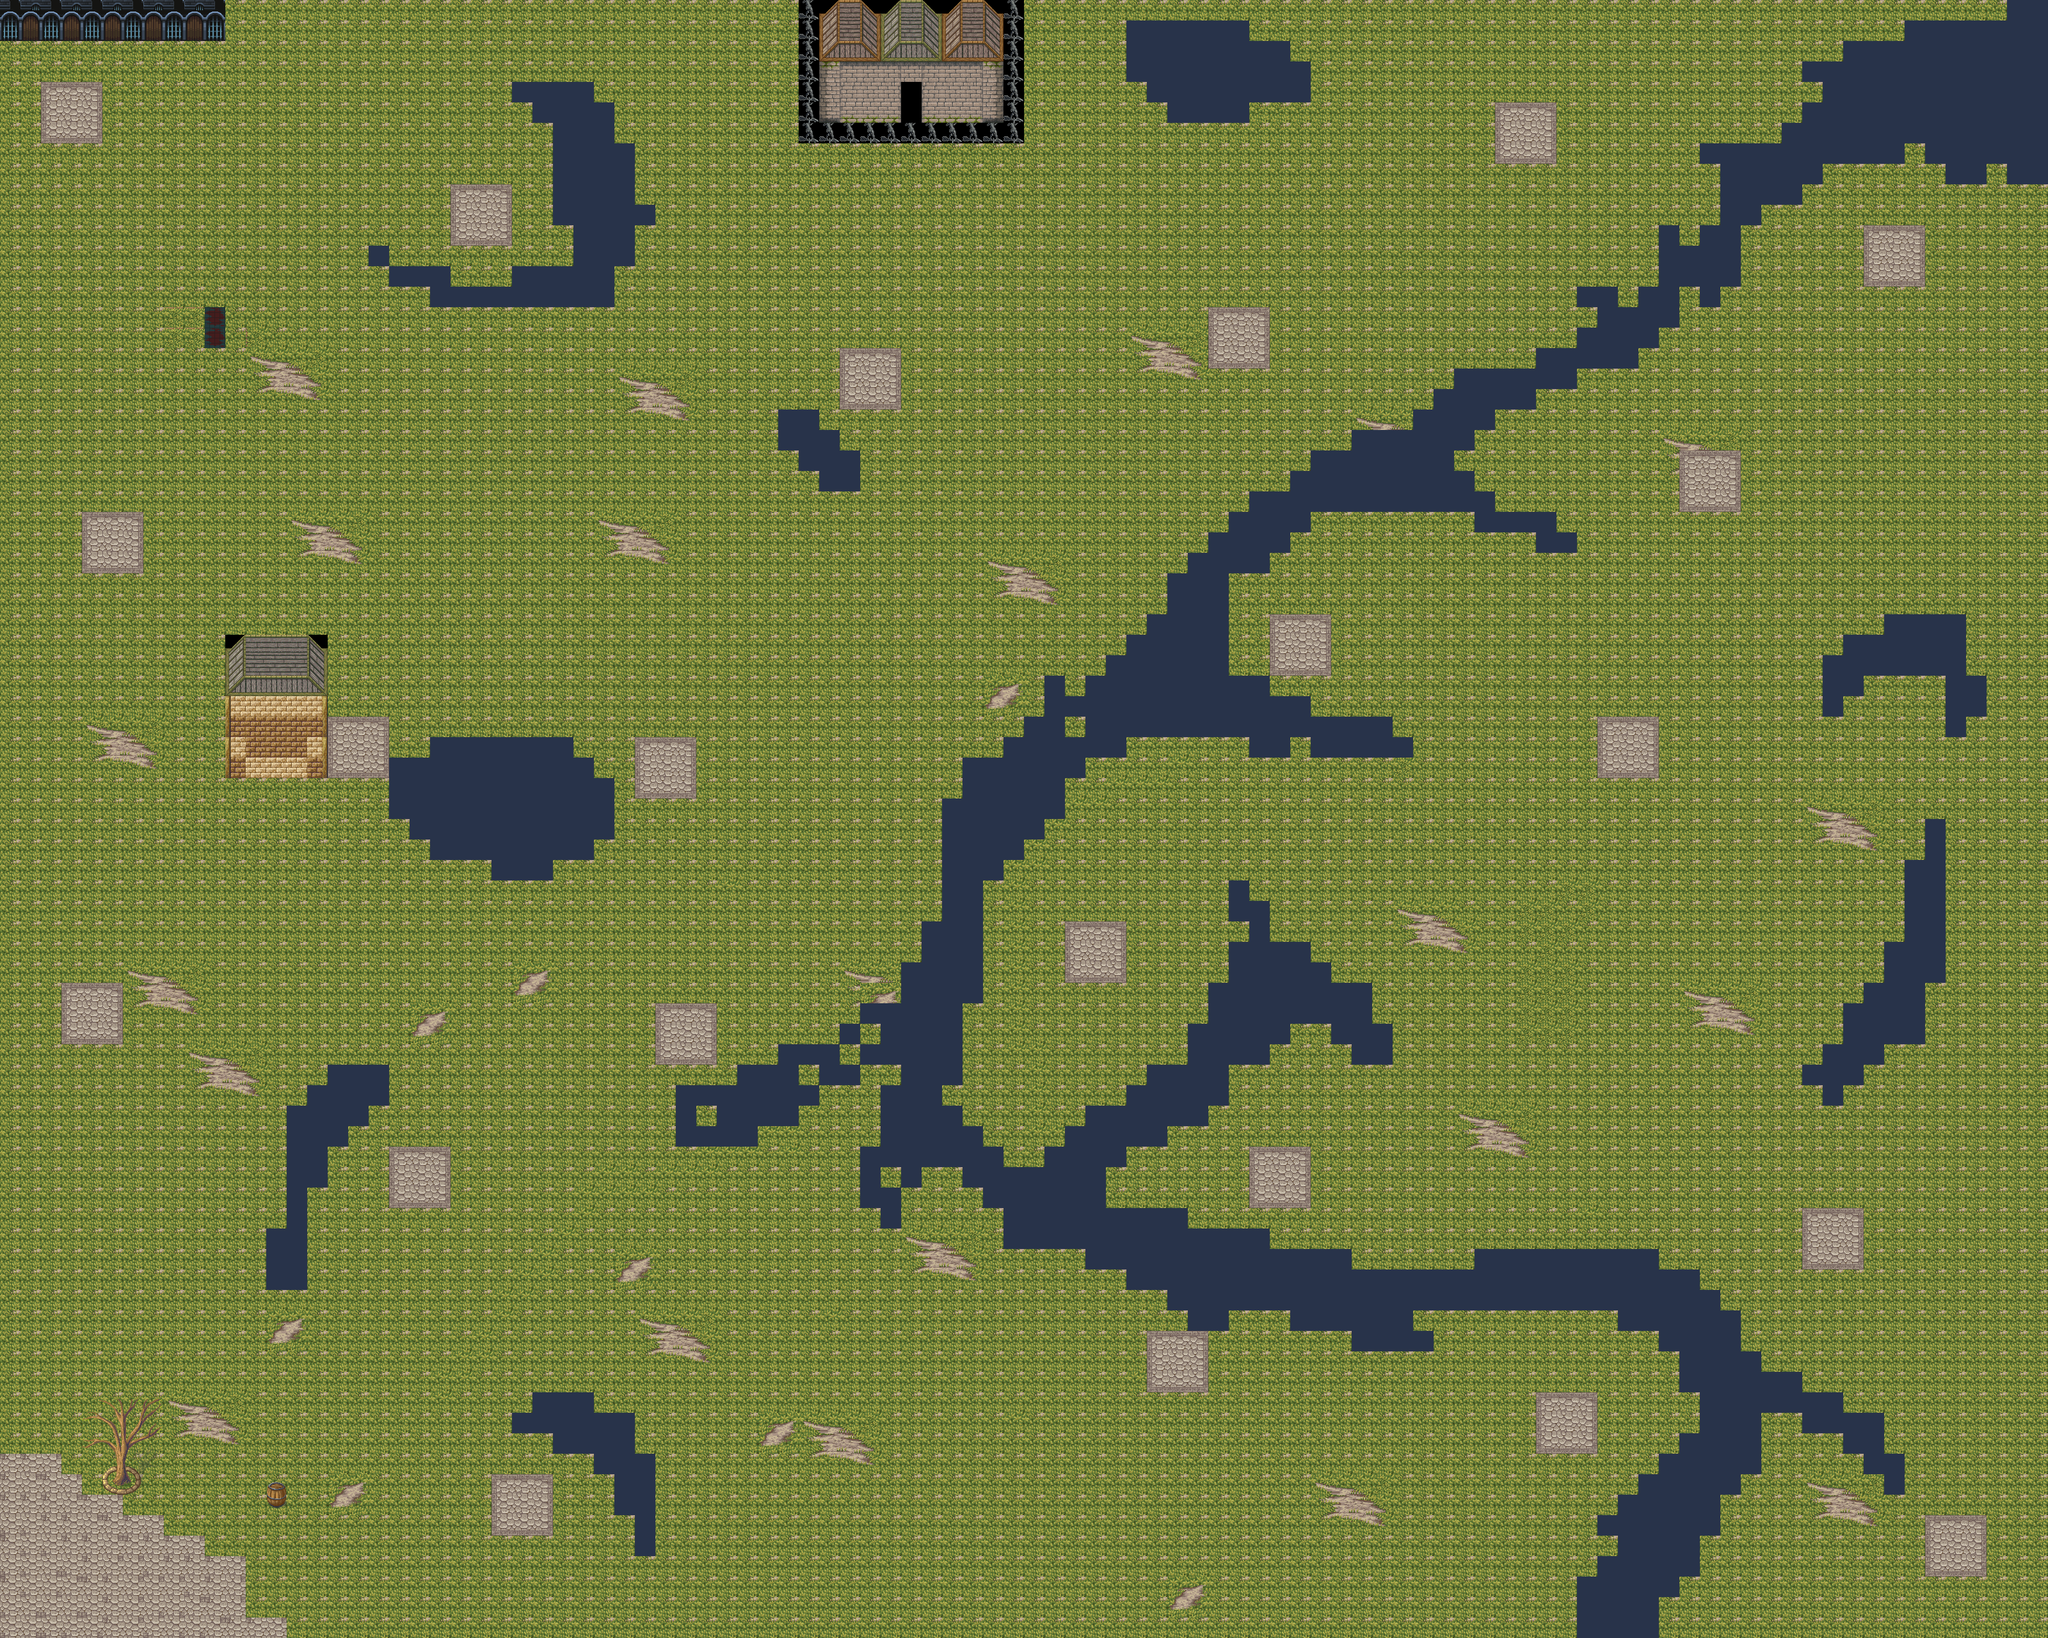

Tiled map render using the project's own tile images. Description and the map definition, with tile-layer contents summarised, below:
An orthogonal 100x80 tile map with 32x32 px tiles, 3 tile layers (ground, test, pers), 12 tilesets and 301 objects (testObject, task22, task21, task20, task19, ...).

<map version="1.10" tiledversion="1.10.2" orientation="orthogonal" renderorder="right-down" width="100" height="80" tilewidth="32" tileheight="32" infinite="0" nextlayerid="10" nextobjectid="400">
 <tileset firstgid="1" source="magecity.tsx" />
 <tileset firstgid="361" source="person.tsx" />
 <tileset firstgid="362" source="tree.tsx" />
 <tileset firstgid="363" source="longchair.tsx" />
 <tileset firstgid="364" source="leaf.tsx" />
 <tileset firstgid="365" source="bottle.tsx" />
 <tileset firstgid="366" source="grave.tsx" />
 <tileset firstgid="367" source="Tiles.tsx" />
 <tileset firstgid="511" source="grass.tsx" />
 <tileset firstgid="513" source="Tileset-Terrain2.tsx" />
 <tileset firstgid="1017" source="Line 2.tsx" />
 <tileset firstgid="1018" source="line 3.tsx" />
 <layer id="1" name="ground" width="100" height="80">
  <data>[8000 cells, 8000 non-empty, 76 distinct tile ids]</data>
 </layer>
 <layer id="8" name="test" width="100" height="80">
  <data>[8000 cells, 3 non-empty, 3 distinct tile ids]</data>
 </layer>
 <objectgroup id="9" name="testObjects">
  <object id="389" name="testObject" x="-2.13163e-14" y="2399" width="125.333" height="160.667">
   <properties>
    <property name="blocked" value="true" />
   </properties>
  </object>
 </objectgroup>
 <objectgroup id="6" name="taskPoints">
  <object id="55" name="task22" x="64.25" y="128" width="94.5" height="95" />
  <object id="56" name="task21" x="705.75" y="292.833" width="94.5" height="95" />
  <object id="57" name="task20" x="1891.75" y="478.5" width="94.5" height="95" />
  <object id="58" name="task19" x="1311.75" y="542.5" width="94.5" height="95" />
  <object id="59" name="task18" x="1984.75" y="960.5" width="94.5" height="95" />
  <object id="60" name="task17" x="1951.75" y="1792.5" width="94.5" height="95" />
  <object id="61" name="task16" x="1665.75" y="1438.5" width="94.5" height="95" />
  <object id="62" name="task15" x="1024.75" y="1567.5" width="94.5" height="95" />
  <object id="63" name="task14" x="768.75" y="2303.5" width="94.5" height="95" />
  <object id="64" name="task13" x="512.75" y="1118.5" width="94.5" height="95" />
  <object id="65" name="task12" x="95.75" y="1534.5" width="94.5" height="95" />
  <object id="66" name="task11" x="128.75" y="800.5" width="94.5" height="95" />
  <object id="67" name="task10" x="990.083" y="1151.17" width="94.5" height="95" />
  <object id="68" name="task9" x="607.417" y="1792.5" width="94.5" height="95" />
  <object id="69" name="task1" x="1792.25" y="2079.5" width="94.5" height="95" />
  <object id="72" name="task8" x="2814.75" y="1889.17" width="94.5" height="95" />
  <object id="73" name="task7" x="3009.42" y="2370.5" width="94.5" height="95" />
  <object id="74" name="task6" x="2401.42" y="2175.83" width="94.5" height="95" />
  <object id="75" name="task5" x="2494.75" y="1119.17" width="94.5" height="95" />
  <object id="76" name="task4" x="2625.42" y="704.5" width="94.5" height="95" />
  <object id="77" name="task3" x="2338.08" y="161.833" width="94.5" height="95" />
  <object id="78" name="task2" x="2913.42" y="351.167" width="94.5" height="95" />
  <object id="399" name="text" x="593.5" y="1805.17" width="119" height="17">
   <text wrap="1">Простой пример</text>
  </object>
 </objectgroup>
 <layer id="4" name="pers" width="100" height="80">
  <data>[8000 cells, 0 non-empty, 0 distinct tile ids]</data>
 </layer>
 <objectgroup id="5" name="person">
  <object id="52" name="person" gid="361" x="40.67" y="2531.67" width="16" height="16" />
  <object id="398" name="line" gid="1018" x="150" y="769.333" width="52" height="24" />
 </objectgroup>
 <objectgroup id="3" name="nature">
  <object id="82" gid="362" x="1725.88" y="568.939" width="125" height="149" />
  <object id="83" gid="362" x="1110.73" y="1247.73" width="125" height="149" />
  <object id="84" gid="362" x="895.576" y="1708.33" width="125" height="149" />
  <object id="85" gid="362" x="2083.45" y="1041.67" width="125" height="149" />
  <object id="86" gid="362" x="2025.88" y="865.909" width="125" height="149" />
  <object id="87" gid="362" x="1953.15" y="962.879" width="125" height="149" />
  <object id="88" gid="362" x="2092.55" y="935.606" width="125" height="149" />
  <object id="89" gid="362" x="1901.64" y="1793.18" width="125" height="149" />
  <object id="90" gid="362" x="1822.85" y="1865.91" width="125" height="149" />
  <object id="91" gid="362" x="1707.7" y="1868.94" width="125" height="149" />
  <object id="92" gid="362" x="2525.88" y="2247.73" width="125" height="149" />
  <object id="93" gid="362" x="2422.85" y="2171.97" width="125" height="149" />
  <object id="94" gid="362" x="2322.85" y="2165.91" width="125" height="149" />
  <object id="96" gid="362" x="2841.03" y="1878.03" width="125" height="149" />
  <object id="97" gid="362" x="2892.55" y="1944.7" width="125" height="149" />
  <object id="98" gid="362" x="2889.52" y="2020.45" width="125" height="149" />
  <object id="99" gid="362" x="2725.88" y="2065.91" width="125" height="149" />
  <object id="100" gid="362" x="1965.27" y="1702.27" width="125" height="149" />
  <object id="101" gid="362" x="2016.79" y="1732.58" width="125" height="149" />
  <object id="102" gid="362" x="2050.12" y="1805.3" width="125" height="149" />
  <object id="103" gid="362" x="2050.12" y="1805.3" width="125" height="149" />
  <object id="104" gid="362" x="2056.18" y="1884.09" width="125" height="149" />
  <object id="105" gid="362" x="2134.97" y="1775" width="125" height="149" />
  <object id="106" gid="362" x="2189.52" y="1856.82" width="125" height="149" />
  <object id="107" gid="362" x="2174.36" y="1617.42" width="125" height="149" />
  <object id="108" gid="362" x="2053.15" y="1517.42" width="125" height="149" />
  <object id="109" gid="362" x="2216.79" y="1720.45" width="125" height="149" />
  <object id="116" gid="363" x="2397" y="1683" width="62" height="36" />
  <object id="117" gid="363" x="1335.67" y="247.333" width="62" height="36" />
  <object id="118" gid="363" x="1443" y="248" width="62" height="36" />
  <object id="119" gid="363" x="1391.67" y="278.667" width="62" height="36" />
  <object id="120" gid="363" x="1343.67" y="672" width="62" height="36" />
  <object id="121" gid="363" x="723.545" y="408.909" width="62" height="36" />
  <object id="122" gid="363" x="790.212" y="1042.24" width="62" height="36" />
  <object id="123" gid="363" x="599.303" y="593.758" width="62" height="36" />
  <object id="124" gid="363" x="253.848" y="1118" width="62" height="36" />
  <object id="125" gid="363" x="1241.73" y="933.152" width="62" height="36" />
  <object id="126" gid="363" x="372.03" y="1508.91" width="62" height="36" />
  <object id="127" gid="363" x="778.091" y="1269.52" width="62" height="36" />
  <object id="128" gid="363" x="1238.7" y="2327.09" width="62" height="36" />
  <object id="129" gid="363" x="1859.91" y="2478.61" width="62" height="36" />
  <object id="130" gid="363" x="1402.33" y="2163.45" width="62" height="36" />
  <object id="131" gid="363" x="602.333" y="2178.61" width="62" height="36" />
  <object id="132" gid="363" x="126.576" y="2154.36" width="62" height="36" />
  <object id="133" gid="363" x="35.6667" y="1818" width="62" height="36" />
  <object id="134" gid="363" x="735.667" y="1596.79" width="62" height="36" />
  <object id="135" gid="363" x="2689" y="1042" width="62" height="36" />
  <object id="136" gid="363" x="2353" y="1042" width="62" height="36" />
  <object id="137" gid="363" x="2353" y="1322" width="62" height="36" />
  <object id="138" gid="363" x="2665" y="1410" width="62" height="36" />
  <object id="152" gid="364" x="2079" y="1437" width="94" height="82" />
  </objectgroup>
 <objectgroup id="2" name="clinica">
  <!-- 133 objects omitted --></objectgroup>
 <objectgroup id="7" name="leaf">
  <!-- 128 objects omitted --></objectgroup>
</map>
<!-- 224 of 301 objects omitted -->
